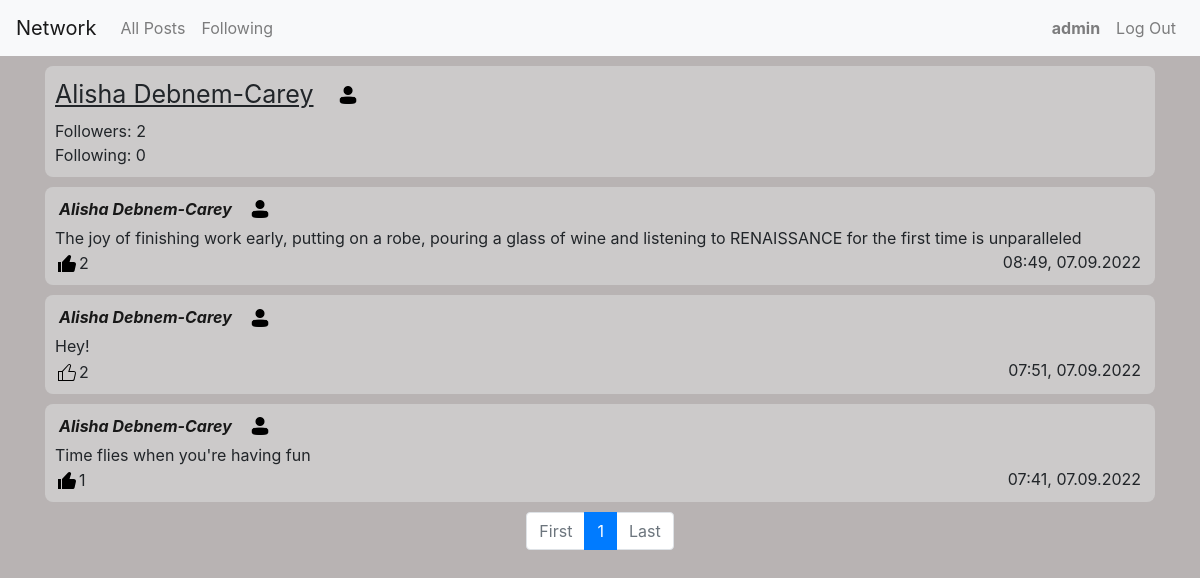
The page /profile/Alisha Debnem-Carey (signed in) on the database its author committed.
### network/models.py (models this page shows, shortened)
class User(AbstractUser):
    pass

class Post(models.Model):
    author = models.ForeignKey(User, on_delete = models.CASCADE, related_name = "authorUser")
    textarea = models.TextField(max_length = 5000)
    timestamp = models.DateTimeField(auto_now_add=True)
    likes = models.ManyToManyField(User, related_name = "likes", blank = True)

### network/views.py (the view)
# urls.py: path("profile/<str:name>", views.profile, name="profile"),
def profile(request, name):
    otherUser = User.objects.get(username = name)
    myOwn = request.user
    statusFollow = False
    followers = Followers.objects.filter(user = otherUser)
    if followers:
        for extractList in followers:
            lenFollowlist = len(extractList.who.all())
            for unit in extractList.who.all():
                if unit == myOwn:
                    statusFollow = True
                    break
    else:
        lenFollowlist = 0
    followings = Following.objects.filter(user = otherUser)
    if followings:
        for extractList in followings:
            lenFollowinglist = len(extractList.who.all())
    else:
        lenFollowinglist = 0
    posts = Post.objects.filter(author = otherUser).order_by('-timestamp')
    forrange = math.ceil(len(posts)/N)+1
    paginator = Paginator(posts, N)
    page_number = request.GET.get('page')
    page_obj = paginator.get_page(page_number)
    return render(request, "network/profile.html", {
        "page_obj": page_obj,
        "range": range(1, forrange),
        "guest": name,
        "statusFollow": statusFollow,
        "followersCount": lenFollowlist,
        "followingCount": lenFollowinglist
    })

### network/templates/network/profile.html (shortened to what this page needs)
{% extends "network/layout.html" %}
{% block body %}
    <div class="container">
        <div class="comment">
            <div class="d-flex flex-row align-items-center flexgap margbot5">
                <p class="profileName"> {{ guest }} </p>
                {% if user.is_authenticated %}
                    {% if statusFollow %}
                        <button onclick="subscribeFunction(this)" title="unsubscribe" class="subscribe" type="submit" data-author="{{guest}}" data-substatus="true" >
                            <img src="/static/network/black.png" class="imagepad" width="18px" height="18px">
                        </button>
                    {% elif request.user.username == guest %}
                    {% else %}
                        <button onclick="subscribeFunction(this)" title="subscribe"  class="subscribe" type="submit" data-author="{{guest}}" data-substatus="false" >
                            <img src="/static/network/white.png" class="imagepad" width="18px" height="18px">
                        </button>
                    {% endif %}
                {% else %}
                    <img src="/static/network/white.png" class="imagepad" width="18px" height="18px">
                {% endif %}
            </div>
            <p>Followers: <span class="changefw">{{ followersCount }}</span></p>
            <p>Following: {{ followingCount }}</p>
        </div>
        {% for post in page_obj %}
            <div class="comment comment-{{post.id}}">
                <div class="d-flex flex-row align-items-center flexgap margbot5">
                    <a class="linkForUser frame" href="{% url 'profile' post.author %}"> {{ post.author }} </a>
                    {% if user.is_authenticated %}
                        {% if statusFollow %}
                            <button onclick="subscribeFunction(this)" title="unsubscribe" class="subscribe" type="submit" data-author="{{post.author}}" data-substatus="true" >
                                <img src="/static/network/black.png" class="imagepad" width="18px" height="18px">
                            </button>
                        {% elif request.user == post.author %}
                        {% else %}
                            <button onclick="subscribeFunction(this)" title="subscribe"  class="subscribe" type="submit" data-author="{{post.author}}" data-substatus="false" >
                                <img src="/static/network/white.png" class="imagepad" width="18px" height="18px">
                            </button>
                        {% endif %}
                    {% else %}
                        <img src="/static/network/white.png" class="imagepad" width="18px" height="18px">
                    {% endif %}
                </div>
                <div class="divPostArea-{{post.id}}">
                    <p class="postArea-{{post.id}}">
                        {{ post.textarea }}
                    </p>
                </div>
                <span class="frame floatRight">{{ post.timestamp|date:'H:i, d.m.Y'}}</span>
                <div class="likediv">
                    {% if user.is_authenticated %}
                        {% if request.user in post.likes.all %}
                            <button onclick="likeFunction(this)" class="like" data-pressed="true" data-post_id="{{post.id}}">
                                <svg width = "24" height = "24">
                                <g> <path d='M3,11h3v10H3V11z M18.77,11h-4.23l1.52-4.94C16.38,5.03,15.54,4,14.38,4c-0.58,0-1.14,0.24-1.52,0.65L7,11v10h10.43 c1.06,0,1.98-0.67,2.19-1.61l1.34-6C21.23,12.15,20.18,11,18.77,11z'></path>
                                </g> </svg>
                            </button>
                        {% else %}
                            <button onclick="likeFunction(this)" class="like" data-pressed="false" data-post_id="{{post.id}}">
                            </button>
                        {% endif %}
                    {% endif %}
                    <span class="likeCount-{{post.id}}">
                        {{ post.likes.all|length }}
                    </span>
                </div>
            </div>
        {% empty %}
            <div class="comment">
                <p class="centerText">You haven't got posts yet</p>
            </div>
        {% endfor %}
    </div>
    <nav class="pagnav">
        <ul class="pagination justify-content-center">
            {% if page_obj.number == 1 %}
                <li class="page-item disabled"><a class="page-link" href="?page=1">First</a></li>
            {% else %}
                <li class="page-item"><a class="page-link" href="?page=1">First</a></li>
            {% endif %}
            {% if page_obj.paginator.num_pages < 4 %}
                {% for i in range %}
                    {% if page_obj.number == i %}
                        <li class="page-item active"><a class="page-link" href="?page={{ i }}"> {{ i }} </a></li>
                    {% else %}
                        <li class="page-item"><a class="page-link" href="?page={{ i }}"> {{ i }} </a></li>
                    {% endif %}
                {% endfor %}
            {% endif %}
            {% if page_obj.number == page_obj.paginator.num_pages %}
                <li class="page-item disabled"><a class="page-link" href="?page={{ page_obj.paginator.num_pages }}">Last</a></li>
            {% else %}
                <li class="page-item"><a class="page-link" href="?page={{ page_obj.paginator.num_pages }}">Last</a></li>
            {% endif %}
        </ul>
    </nav>
{% endblock %}

### network/templates/network/layout.html (shortened to what this page needs)
{% load static %}
<!DOCTYPE html>
<html lang="en">
    <head>
        <link rel="stylesheet" href="https://stackpath.bootstrapcdn.com/bootstrap/4.4.1/css/bootstrap.min.css">
        <link href="{% static 'network/styles.css' %}" rel="stylesheet">
    </head>
    <body>
        <nav class="navbar navbar-expand navbar-light bg-light">
            <div class="w-100 d-flex flex-row justify-content-between">
                <div class="d-flex flex-row">
                    <a class="navbar-brand" href="{% url 'index' %}">Network</a>
                    <ul class="navbar-nav mr-auto w-100 ">
                        <li class="nav-item">
                            <a class="nav-link" href="{% url 'index' %}">All Posts</a>
                        </li>
                        {% if user.is_authenticated %}
                            <li class="nav-item">
                                <a class="nav-link" href="{% url 'following' %}">Following</a>
                            </li>
                        {% endif %}
                    </ul>
                </div>
                <div class="">
                    <ul class="navbar-nav mr-auto w-100 ">
                        {% if user.is_authenticated %}
                            <li class="nav-item">
                                <a class="nav-link" href="{% url 'profile' user.username %}"><strong>{{ user.username }}</strong></a>
                            </li>
                            <li class="nav-item rightside">
                                <a class="nav-link" href="{% url 'logout' %}">Log Out</a>
                            </li>
                        {% endif %}
                    </ul>
                </div>
            </div>
          </nav>
        <div class="body">
            {% block body %}
            {% endblock %}
        </div>
    </body>
</html>

### network/static/network/styles.css (style rules this page uses)
body { background-color: rgb(184, 179, 179); background-image: url("https://www.transparenttextures.com/patterns/graphy-dark.png"); user-select: none; }
p { margin: 0; user-select: text; word-break: break-all; }
.comment { width: 100%; height: 100%; margin-bottom: 10px; margin-top: 10px; padding: 10px 10px; border-radius: 8px; background-color: #d6d6d6a9; }
.floatRight { float: right; }
.frame { width: fit-content; background-color: transparent; padding-left: 4px; padding-right: 4px; }
.linkForUser { color: rgb(24, 24, 24); font-style: italic; font-weight: bold; }
.like, .subscribe, .editButton, .confirmButton { border: 0; padding: 0; background: none; }
.likediv { display: flex; align-items: flex-end; }
.imagepad { margin-bottom: 2px; }
.margbot5 { margin-bottom: 5px;; }
.flexgap { gap: 15px; }
.profileName { text-decoration: underline; font-size: 25px; margin-right: 10px; }

### rows shown on the page
User: username "admin"
User: username "Alisha Debnem-Carey"
Post: author "Alisha Debnem-Carey", textarea "The joy of finishing work early, putting on a robe, pouring a glass of wine and listening to RENAISSANCE for the first time is unparalleled", timestamp "08:49, 07.09.2022", likes.all|length "2"
Post: author "Alisha Debnem-Carey", textarea "Hey!", timestamp "07:51, 07.09.2022", likes.all|length "2"
Post: author "Alisha Debnem-Carey", textarea "Time flies when you're having fun", timestamp "07:41, 07.09.2022", likes.all|length "1"

### other values the page prints
{{ followersCount }} "2"
{{ followingCount }} "0"
{{ i }} "1"
